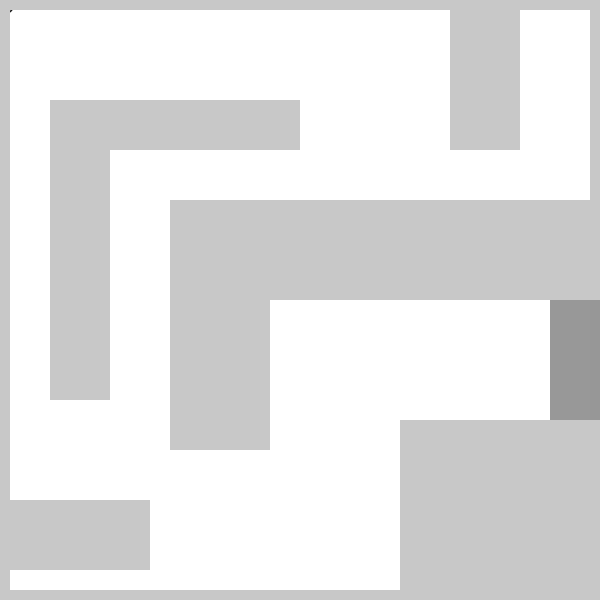
Frame 1 (no input)
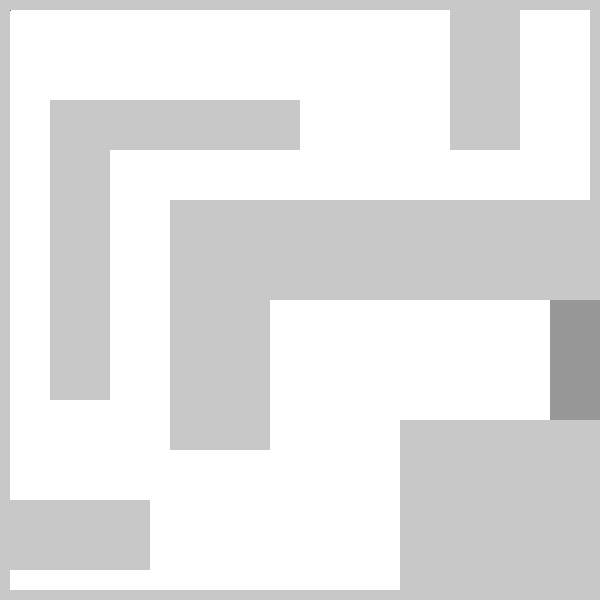
Frame 60 (the mouse pressed at the canvas centre just before this capture)
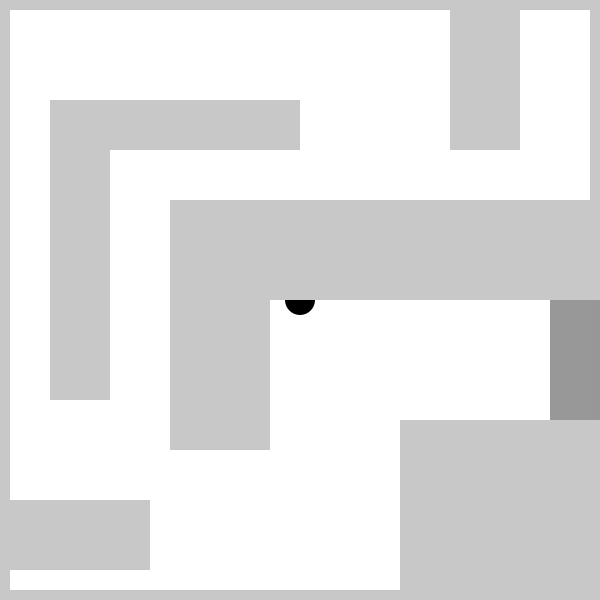
Frame 120 (the mouse held since frame 60 and released just before this capture)

The Processing sketch that drew these frames (run headless with seeded random() and noise(); from frame 60 on, the mouse is pressed at the canvas centre):

// Processing sketch: processing_42913
// ── processing_42913.pde

int value = 0;

void setup(){
  size(600,600);
}
 
void draw() {
  
    background (255);
   fill(value);
  ellipse(mouseX,mouseY,30,30);
  noStroke();
  
  fill(200);
  rect(0,0,10,600);
  rect(0,0,600,10);
  rect(590,0,10,600);
  rect(0,590,600,10);
  rect(50,100,60,300);
  rect(170, 200, 600, 100);
  rect(400,420, 200, 200);
  rect(450, 0, 70, 150);
  rect(100,100, 200, 50);
  rect(170,200, 100, 250);
  rect(0, 500, 150, 70);

  
 fill(150, 250);
 rect(550, 300, 50, 120);
 
if((mouseX >550) && (mouseY >300) && (mouseY <420)){
 level2();

   
}
}
 void level2(){
    background(255);
    fill(200);
  rect(0,0,10,600);
  rect(0,0,600,10);
  rect(590,0,10,600);
  rect(0,590,600,10);
  rect(50,100,60,300);
  rect(170, 200, 600, 100);
  rect(200,420, 400, 50);
  rect(450, 0, 70, 150);
  rect(100,100, 200, 50);
 
  rect(0, 500, 150, 70);
  
  
  }
    
